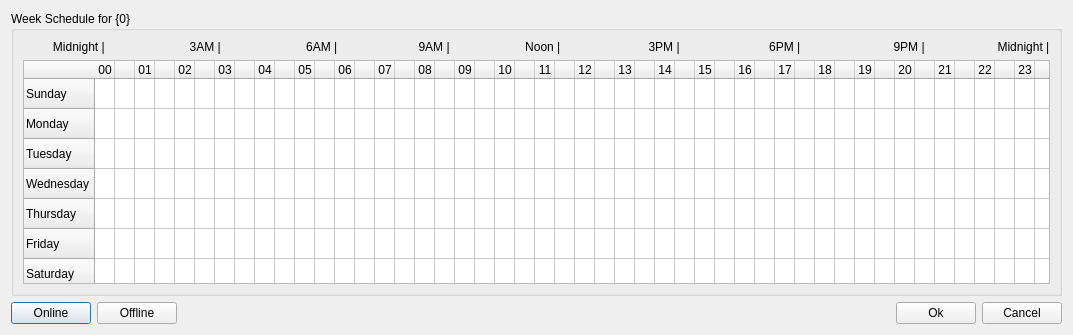
<?xml version="1.0" encoding="UTF-8"?>
<ui version="4.0">
 <class>nodeSchedulerDialog</class>
 <widget class="QDialog" name="nodeSchedulerDialog">
  <property name="geometry">
   <rect>
    <x>0</x>
    <y>0</y>
    <width>1073</width>
    <height>335</height>
   </rect>
  </property>
  <property name="sizePolicy">
   <sizepolicy hsizetype="Maximum" vsizetype="Maximum">
    <horstretch>0</horstretch>
    <verstretch>0</verstretch>
   </sizepolicy>
  </property>
  <property name="minimumSize">
   <size>
    <width>1073</width>
    <height>335</height>
   </size>
  </property>
  <property name="maximumSize">
   <size>
    <width>1073</width>
    <height>335</height>
   </size>
  </property>
  <property name="windowTitle">
   <string>Dialog</string>
  </property>
  <layout class="QFormLayout" name="formLayout">
   <property name="fieldGrowthPolicy">
    <enum>QFormLayout::AllNonFixedFieldsGrow</enum>
   </property>
   <item row="0" column="0" colspan="2">
    <widget class="QGroupBox" name="editorGroup">
     <property name="sizePolicy">
      <sizepolicy hsizetype="Expanding" vsizetype="Expanding">
       <horstretch>1</horstretch>
       <verstretch>1</verstretch>
      </sizepolicy>
     </property>
     <property name="title">
      <string>Week Schedule for {0}</string>
     </property>
     <layout class="QGridLayout" name="gridLayout_2">
      <item row="0" column="0">
       <layout class="QHBoxLayout" name="horizontalLayout">
        <item>
         <widget class="QLabel" name="hourLabel_01">
          <property name="text">
           <string>         Midnight |</string>
          </property>
         </widget>
        </item>
        <item>
         <widget class="QLabel" name="hourLabel_02">
          <property name="text">
           <string>                 3AM |</string>
          </property>
         </widget>
        </item>
        <item>
         <widget class="QLabel" name="hourLabel_03">
          <property name="text">
           <string>                   6AM |</string>
          </property>
         </widget>
        </item>
        <item>
         <widget class="QLabel" name="hourLabel_04">
          <property name="text">
           <string>                    9AM |</string>
          </property>
         </widget>
        </item>
        <item>
         <widget class="QLabel" name="hourLabel_05">
          <property name="text">
           <string>                   Noon |</string>
          </property>
         </widget>
        </item>
        <item>
         <widget class="QLabel" name="hourLabel_06">
          <property name="text">
           <string>                       3PM |</string>
          </property>
         </widget>
        </item>
        <item>
         <widget class="QLabel" name="hourLabel_07">
          <property name="text">
           <string>                         6PM |</string>
          </property>
         </widget>
        </item>
        <item>
         <widget class="QLabel" name="hourLabel_08">
          <property name="text">
           <string>                          9PM |</string>
          </property>
         </widget>
        </item>
        <item>
         <widget class="QLabel" name="hourLabel_09">
          <property name="text">
           <string>                    Midnight |</string>
          </property>
         </widget>
        </item>
       </layout>
      </item>
      <item row="1" column="0">
       <widget class="QTableWidget" name="scheduleTable">
        <property name="minimumSize">
         <size>
          <width>0</width>
          <height>0</height>
         </size>
        </property>
        <property name="maximumSize">
         <size>
          <width>1034</width>
          <height>226</height>
         </size>
        </property>
        <property name="verticalScrollBarPolicy">
         <enum>Qt::ScrollBarAlwaysOff</enum>
        </property>
        <property name="horizontalScrollBarPolicy">
         <enum>Qt::ScrollBarAlwaysOff</enum>
        </property>
        <property name="autoScroll">
         <bool>false</bool>
        </property>
        <property name="editTriggers">
         <set>QAbstractItemView::NoEditTriggers</set>
        </property>
        <property name="tabKeyNavigation">
         <bool>false</bool>
        </property>
        <property name="showDropIndicator" stdset="0">
         <bool>false</bool>
        </property>
        <property name="dragDropOverwriteMode">
         <bool>false</bool>
        </property>
        <property name="wordWrap">
         <bool>false</bool>
        </property>
        <attribute name="horizontalHeaderDefaultSectionSize">
         <number>20</number>
        </attribute>
        <attribute name="horizontalHeaderHighlightSections">
         <bool>false</bool>
        </attribute>
        <attribute name="verticalHeaderHighlightSections">
         <bool>false</bool>
        </attribute>
        <row>
         <property name="text">
          <string>Sunday</string>
         </property>
        </row>
        <row>
         <property name="text">
          <string>Monday</string>
         </property>
        </row>
        <row>
         <property name="text">
          <string>Tuesday</string>
         </property>
        </row>
        <row>
         <property name="text">
          <string>Wednesday</string>
         </property>
        </row>
        <row>
         <property name="text">
          <string>Thursday</string>
         </property>
        </row>
        <row>
         <property name="text">
          <string>Friday</string>
         </property>
        </row>
        <row>
         <property name="text">
          <string>Saturday</string>
         </property>
        </row>
        <column>
         <property name="text">
          <string>00</string>
         </property>
        </column>
        <column>
         <property name="text">
          <string/>
         </property>
        </column>
        <column>
         <property name="text">
          <string>01</string>
         </property>
        </column>
        <column>
         <property name="text">
          <string/>
         </property>
        </column>
        <column>
         <property name="text">
          <string>02</string>
         </property>
        </column>
        <column>
         <property name="text">
          <string/>
         </property>
        </column>
        <column>
         <property name="text">
          <string>03</string>
         </property>
        </column>
        <column>
         <property name="text">
          <string/>
         </property>
        </column>
        <column>
         <property name="text">
          <string>04</string>
         </property>
        </column>
        <column>
         <property name="text">
          <string/>
         </property>
        </column>
        <column>
         <property name="text">
          <string>05</string>
         </property>
        </column>
        <column>
         <property name="text">
          <string/>
         </property>
        </column>
        <column>
         <property name="text">
          <string>06</string>
         </property>
        </column>
        <column>
         <property name="text">
          <string/>
         </property>
        </column>
        <column>
         <property name="text">
          <string>07</string>
         </property>
        </column>
        <column>
         <property name="text">
          <string/>
         </property>
        </column>
        <column>
         <property name="text">
          <string>08</string>
         </property>
        </column>
        <column>
         <property name="text">
          <string/>
         </property>
        </column>
        <column>
         <property name="text">
          <string>09</string>
         </property>
        </column>
        <column>
         <property name="text">
          <string/>
         </property>
        </column>
        <column>
         <property name="text">
          <string>10</string>
         </property>
        </column>
        <column>
         <property name="text">
          <string/>
         </property>
        </column>
        <column>
         <property name="text">
          <string>11</string>
         </property>
        </column>
        <column>
         <property name="text">
          <string/>
         </property>
        </column>
        <column>
         <property name="text">
          <string>12</string>
         </property>
        </column>
        <column>
         <property name="text">
          <string/>
         </property>
        </column>
        <column>
         <property name="text">
          <string>13</string>
         </property>
        </column>
        <column>
         <property name="text">
          <string/>
         </property>
        </column>
        <column>
         <property name="text">
          <string>14</string>
         </property>
        </column>
        <column>
         <property name="text">
          <string/>
         </property>
        </column>
        <column>
         <property name="text">
          <string>15</string>
         </property>
        </column>
        <column>
         <property name="text">
          <string/>
         </property>
        </column>
        <column>
         <property name="text">
          <string>16</string>
         </property>
        </column>
        <column>
         <property name="text">
          <string/>
         </property>
        </column>
        <column>
         <property name="text">
          <string>17</string>
         </property>
        </column>
        <column>
         <property name="text">
          <string/>
         </property>
        </column>
        <column>
         <property name="text">
          <string>18</string>
         </property>
        </column>
        <column>
         <property name="text">
          <string/>
         </property>
        </column>
        <column>
         <property name="text">
          <string>19</string>
         </property>
        </column>
        <column>
         <property name="text">
          <string/>
         </property>
        </column>
        <column>
         <property name="text">
          <string>20</string>
         </property>
        </column>
        <column>
         <property name="text">
          <string/>
         </property>
        </column>
        <column>
         <property name="text">
          <string>21</string>
         </property>
        </column>
        <column>
         <property name="text">
          <string/>
         </property>
        </column>
        <column>
         <property name="text">
          <string>22</string>
         </property>
        </column>
        <column>
         <property name="text">
          <string/>
         </property>
        </column>
        <column>
         <property name="text">
          <string>23</string>
         </property>
        </column>
        <column>
         <property name="text">
          <string/>
         </property>
        </column>
       </widget>
      </item>
     </layout>
    </widget>
   </item>
   <item row="1" column="0" colspan="2">
    <layout class="QHBoxLayout" name="buttonsLayout">
     <item>
      <widget class="QPushButton" name="onlineButton">
       <property name="text">
        <string>Online</string>
       </property>
      </widget>
     </item>
     <item>
      <widget class="QPushButton" name="offlineButton">
       <property name="text">
        <string>Offline</string>
       </property>
      </widget>
     </item>
     <item>
      <spacer name="horizontalSpacer">
       <property name="orientation">
        <enum>Qt::Horizontal</enum>
       </property>
       <property name="sizeHint" stdset="0">
        <size>
         <width>40</width>
         <height>20</height>
        </size>
       </property>
      </spacer>
     </item>
     <item>
      <widget class="QPushButton" name="okButton">
       <property name="text">
        <string>Ok</string>
       </property>
      </widget>
     </item>
     <item>
      <widget class="QPushButton" name="cancelButton">
       <property name="text">
        <string>Cancel</string>
       </property>
      </widget>
     </item>
    </layout>
   </item>
  </layout>
 </widget>
 <tabstops>
  <tabstop>okButton</tabstop>
  <tabstop>cancelButton</tabstop>
 </tabstops>
 <resources/>
 <connections/>
</ui>
